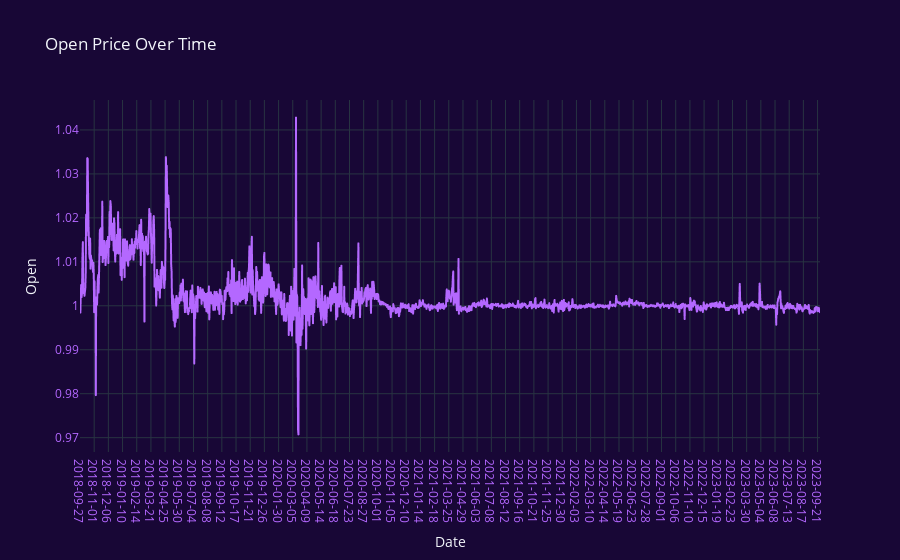
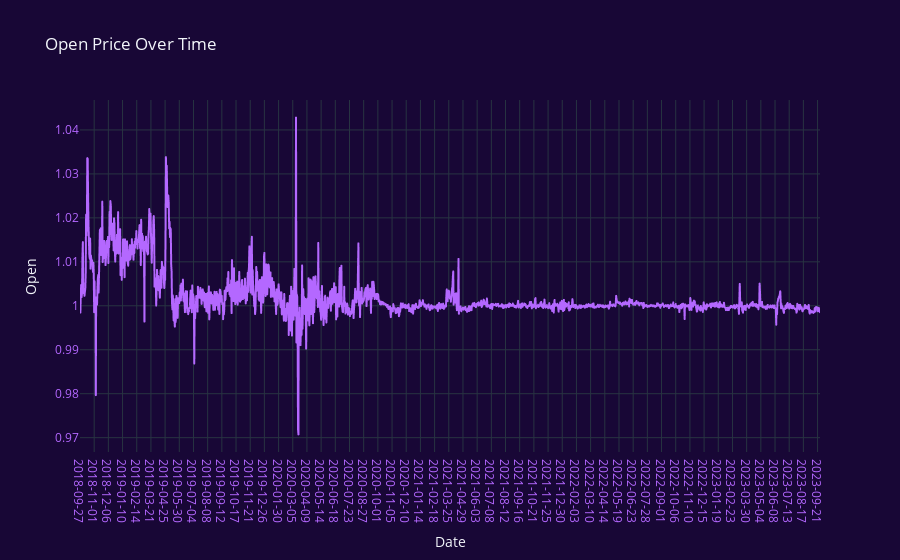

Notebook code for these charts, in order:
### Markdown cell above
# Visualizations

## i) Graph for Open Prices

### Code cell
import plotly.graph_objects as go

plt.figure(figsize=(14, 6))
fig = px.line(TrueUSD.Open,x=TrueUSD.Date, y='Open', labels={'x': 'Date', 'y': 'Price'}, title='Open Price Over Time')
fig.update_xaxes(type='category')  # Ensure the x-axis treats the index as categorical (date)
fig.update_xaxes(tickfont=dict(color='#B468FF'))  # Set x-axis label color to light purple
fig.update_yaxes(tickfont=dict(color='#B468FF'))
fig.update_layout(
    paper_bgcolor='#180736',  # Set the background color to white
    plot_bgcolor='#180736',  # Set the background color to white
    template="plotly_dark"  # Use the "plotly_dark" template
)
fig.update_traces(line=dict(color='#B468FF'))

fig.update_xaxes(showgrid=True)
fig.update_yaxes(showgrid=True)
fig.show()
fig.show()

### Figure 1 — Plotly figure (JSON) as saved in the notebook; plotly's stock layout.template omitted (floating-point values rounded to 4 significant figures; data arrays with more than 128 entries replaced by an {"elided": "..."} marker saying what was removed)
{"data": [{"hovertemplate": "Date=%{x}<br>Open=%{y}<extra></extra>", "legendgroup": "", "line": {"color": "#B468FF", "dash": "solid"}, "marker": {"symbol": "circle"}, "mode": "lines", "name": "", "showlegend": false, "type": "scattergl", "x": {"elided": "1827 str values"}, "xaxis": "x", "y": {"elided": "1827 float values"}, "yaxis": "y"}], "layout": {"legend": {"tracegroupgap": 0}, "paper_bgcolor": "#180736", "plot_bgcolor": "#180736", "title": {"text": "Open Price Over Time"}, "xaxis": {"anchor": "y", "domain": [0, 1], "showgrid": true, "tickfont": {"color": "#B468FF"}, "title": {"text": "Date"}, "type": "category"}, "yaxis": {"anchor": "x", "domain": [0, 1], "showgrid": true, "tickfont": {"color": "#B468FF"}, "title": {"text": "Open"}}}}

### Figure 2 — Plotly figure (JSON) as saved in the notebook; plotly's stock layout.template omitted (floating-point values rounded to 4 significant figures; data arrays with more than 128 entries replaced by an {"elided": "..."} marker saying what was removed)
{"data": [{"hovertemplate": "Date=%{x}<br>Open=%{y}<extra></extra>", "legendgroup": "", "line": {"color": "#B468FF", "dash": "solid"}, "marker": {"symbol": "circle"}, "mode": "lines", "name": "", "showlegend": false, "type": "scattergl", "x": {"elided": "1827 str values"}, "xaxis": "x", "y": {"elided": "1827 float values"}, "yaxis": "y"}], "layout": {"legend": {"tracegroupgap": 0}, "paper_bgcolor": "#180736", "plot_bgcolor": "#180736", "title": {"text": "Open Price Over Time"}, "xaxis": {"anchor": "y", "domain": [0, 1], "showgrid": true, "tickfont": {"color": "#B468FF"}, "title": {"text": "Date"}, "type": "category"}, "yaxis": {"anchor": "x", "domain": [0, 1], "showgrid": true, "tickfont": {"color": "#B468FF"}, "title": {"text": "Open"}}}}
